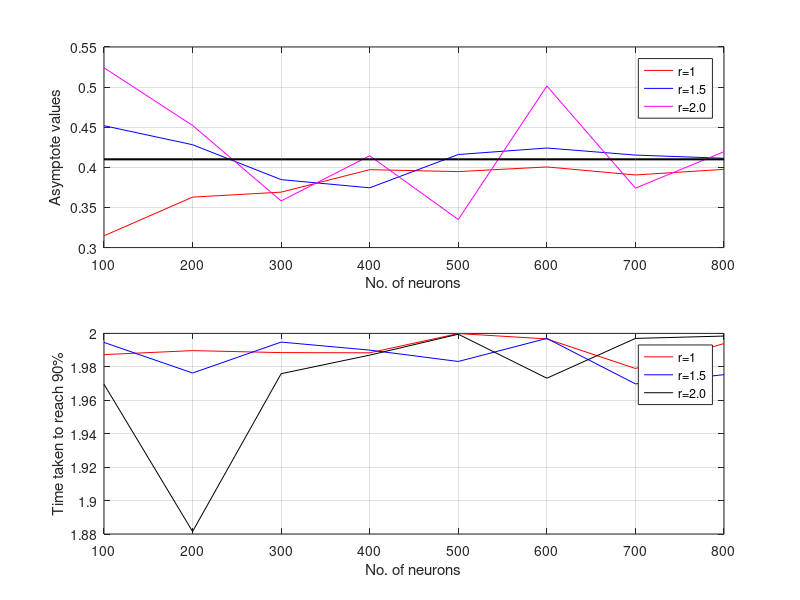

Write MATLAB code to recreate this figure.
function plotting2
%UNTITLED Summary of this function goes here
%   Detailed explanation goes here
a = [100 200 300 400 500 600 700 800];
b = [0.3147 0.3629 0.3691 0.3971 0.3947 0.4005 0.3905 0.3975];
c = [0.4519 0.4282 0.3847 0.3745 0.4160 0.4241 0.4153 0.4113];
d = [0.5241 0.4522 0.3582 0.4144 0.3350 0.5014 0.3741 0.4195];
subplot(2,1,1);
plot(a,b,'r');
hold on;
plot(a,c,'b');
hold on;
plot(a,d,'m');
hold on;
target=a.*0 + 0.41;
hold on;
plot(a,target,'k','Linewidth',1.5);
grid on;
legend('r=1','r=1.5','r=2.0');
xlabel('No. of neurons');
ylabel('Asymptote values');
b = [1.9873  1.9897 1.9885 1.9884 1.9999 1.9967 1.9790 1.9939];
c = [1.9946  1.9763 1.9948 1.9900 1.9832 1.9970 1.9698 1.9753];
d = [1.9696  1.8815 1.9759 1.9870 1.9995 1.9732 1.9970 1.9984];
subplot(2,1,2);
plot(a,b,'r');
hold on;
plot(a,c,'b');
hold on;
plot(a,d,'k');
grid on;
xlabel('No. of neurons');
ylabel('Time taken to reach 90%');
legend('r=1','r=1.5','r=2.0');
end

